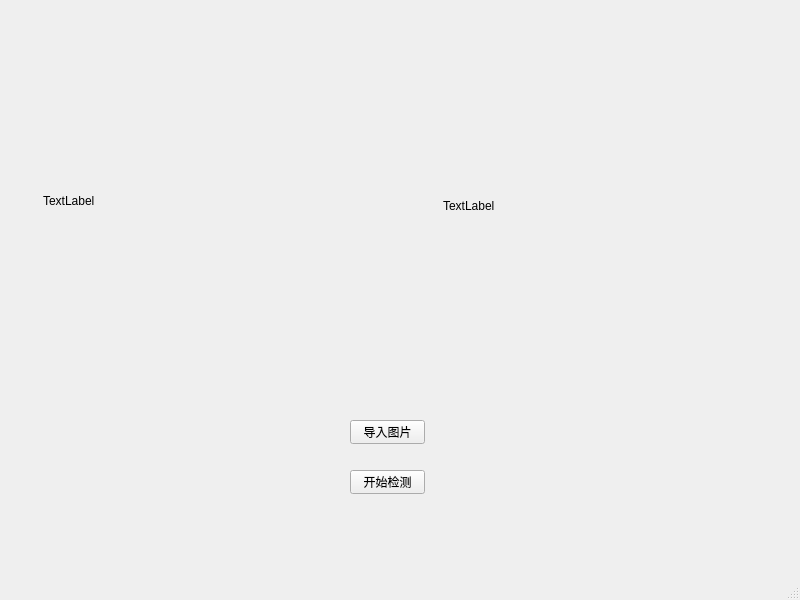
<?xml version="1.0" encoding="UTF-8"?>
<ui version="4.0">
 <class>MainWindow</class>
 <widget class="QMainWindow" name="MainWindow">
  <property name="geometry">
   <rect>
    <x>0</x>
    <y>0</y>
    <width>800</width>
    <height>600</height>
   </rect>
  </property>
  <property name="windowTitle">
   <string>MainWindow</string>
  </property>
  <widget class="QWidget" name="centralwidget">
   <widget class="QPushButton" name="pushButton">
    <property name="geometry">
     <rect>
      <x>350</x>
      <y>420</y>
      <width>75</width>
      <height>24</height>
     </rect>
    </property>
    <property name="text">
     <string>导入图片</string>
    </property>
   </widget>
   <widget class="QPushButton" name="pushButton_2">
    <property name="geometry">
     <rect>
      <x>350</x>
      <y>470</y>
      <width>75</width>
      <height>24</height>
     </rect>
    </property>
    <property name="text">
     <string>开始检测</string>
    </property>
   </widget>
   <widget class="QLabel" name="label">
    <property name="geometry">
     <rect>
      <x>43</x>
      <y>35</y>
      <width>301</width>
      <height>331</height>
     </rect>
    </property>
    <property name="text">
     <string>TextLabel</string>
    </property>
    <property name="scaledContents">
     <bool>true</bool>
    </property>
   </widget>
   <widget class="QLabel" name="label_2">
    <property name="geometry">
     <rect>
      <x>443</x>
      <y>45</y>
      <width>321</width>
      <height>321</height>
     </rect>
    </property>
    <property name="text">
     <string>TextLabel</string>
    </property>
   </widget>
  </widget>
  <widget class="QMenuBar" name="menubar">
   <property name="geometry">
    <rect>
     <x>0</x>
     <y>0</y>
     <width>800</width>
     <height>22</height>
    </rect>
   </property>
  </widget>
  <widget class="QStatusBar" name="statusbar"/>
 </widget>
 <resources/>
 <connections/>
</ui>
